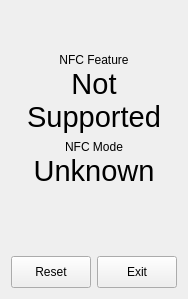
<?xml version="1.0" encoding="UTF-8"?>
<ui version="4.0">
 <class>Widget</class>
 <widget class="QWidget" name="Widget">
  <property name="geometry">
   <rect>
    <x>0</x>
    <y>0</y>
    <width>176</width>
    <height>299</height>
   </rect>
  </property>
  <property name="windowTitle">
   <string>Form</string>
  </property>
  <layout class="QVBoxLayout" name="verticalLayout">
   <item>
    <spacer name="m_verticalSpacer1">
     <property name="orientation">
      <enum>Qt::Vertical</enum>
     </property>
     <property name="sizeHint" stdset="0">
      <size>
       <width>20</width>
       <height>78</height>
      </size>
     </property>
    </spacer>
   </item>
   <item>
    <layout class="QVBoxLayout" name="m_nfcFeatureLayout">
     <property name="spacing">
      <number>0</number>
     </property>
     <item>
      <widget class="QLabel" name="m_nfcFeatureHeadingLabel">
       <property name="text">
        <string>NFC Feature</string>
       </property>
       <property name="alignment">
        <set>Qt::AlignCenter</set>
       </property>
       <property name="wordWrap">
        <bool>false</bool>
       </property>
      </widget>
     </item>
     <item>
      <widget class="QLabel" name="m_nfcFeatureLabel">
       <property name="font">
        <font>
         <pointsize>22</pointsize>
        </font>
       </property>
       <property name="text">
        <string>Not Supported</string>
       </property>
       <property name="alignment">
        <set>Qt::AlignCenter</set>
       </property>
       <property name="wordWrap">
        <bool>true</bool>
       </property>
      </widget>
     </item>
    </layout>
   </item>
   <item>
    <layout class="QVBoxLayout" name="m_nfcModeLayout">
     <property name="spacing">
      <number>0</number>
     </property>
     <item>
      <widget class="QLabel" name="m_nfcModeHeadingLabel">
       <property name="text">
        <string>NFC Mode</string>
       </property>
       <property name="alignment">
        <set>Qt::AlignCenter</set>
       </property>
       <property name="wordWrap">
        <bool>false</bool>
       </property>
      </widget>
     </item>
     <item>
      <widget class="QLabel" name="m_nfcModeLabel">
       <property name="font">
        <font>
         <pointsize>22</pointsize>
        </font>
       </property>
       <property name="text">
        <string>Unknown</string>
       </property>
       <property name="alignment">
        <set>Qt::AlignCenter</set>
       </property>
       <property name="wordWrap">
        <bool>true</bool>
       </property>
      </widget>
     </item>
    </layout>
   </item>
   <item>
    <spacer name="m_verticalSpacer2">
     <property name="orientation">
      <enum>Qt::Vertical</enum>
     </property>
     <property name="sizeHint" stdset="0">
      <size>
       <width>20</width>
       <height>77</height>
      </size>
     </property>
    </spacer>
   </item>
   <item>
    <widget class="QLabel" name="m_nfcStatusLabel">
     <property name="text">
      <string/>
     </property>
     <property name="alignment">
      <set>Qt::AlignCenter</set>
     </property>
     <property name="wordWrap">
      <bool>true</bool>
     </property>
    </widget>
   </item>
   <item>
    <layout class="QHBoxLayout" name="m_buttonLayout">
     <item>
      <widget class="QPushButton" name="m_resetPushButton">
       <property name="minimumSize">
        <size>
         <width>0</width>
         <height>32</height>
        </size>
       </property>
       <property name="text">
        <string>Reset</string>
       </property>
      </widget>
     </item>
     <item>
      <widget class="QPushButton" name="m_exitPushButton">
       <property name="minimumSize">
        <size>
         <width>0</width>
         <height>32</height>
        </size>
       </property>
       <property name="text">
        <string>Exit</string>
       </property>
      </widget>
     </item>
    </layout>
   </item>
  </layout>
 </widget>
 <resources/>
 <connections/>
</ui>
